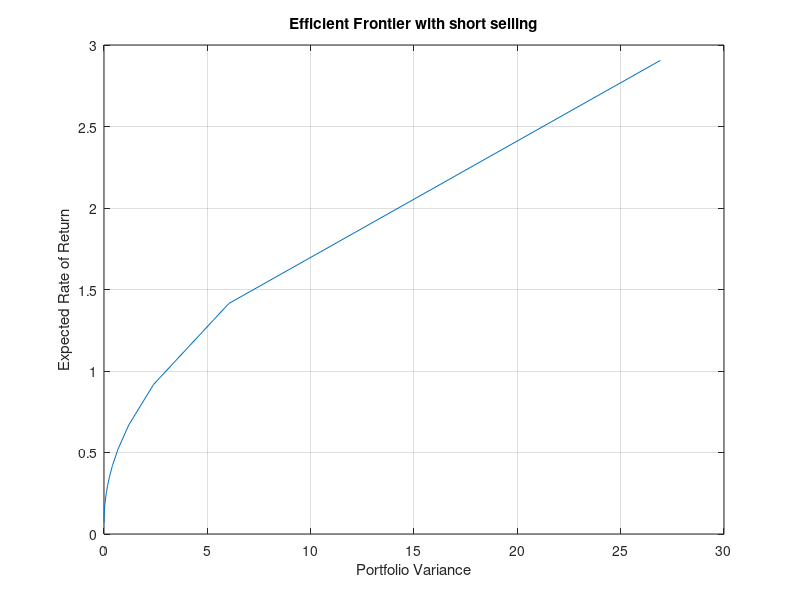

This figure's MATLAB source:
% Define the covariance matrix (given in Table 1, multiplied by 10^-2)
Sigma = [4.01, -1.19, 0.60, 0.74, -0.21; 
         -1.19, 1.12, 0.21, -0.54, 0.55; 
         0.60, 0.21, 3.31, 0.77, 0.29; 
         0.74, -0.54, 0.77, 3.74, -1.04; 
         -0.21, 0.55, 0.29, -1.04, 2.6] * 1e-2;

% Define the expected rates of return (given in Table 1)
expected_returns = [13.0; 4.4; 12.1; 7.1; 11.7] / 100; % converted to decimal

% Define the number of assets
n = length(expected_returns);

% Range of alpha values
alphas = 0.05:0.05:1;

% Initialize arrays to store results
efficient_frontier_returns = zeros(length(alphas), 1);
efficient_frontier_variances = zeros(length(alphas), 1);

% Loop over alpha values
for k = 1:length(alphas)
    alpha = alphas(k);
    
    % Define the matrices Aeq and beq for the equality constraints
    Aeq = ones(1, n);
    beq = 1;
    
    % Initial point (equal allocation to all assets)
    x0 = ones(5, 1) / 5;

    % Define the options for the quadprog function
    options = optimset('Algorithm', 'active-set', 'Display', 'off');

    % Solve the quadratic program using MATLAB with an initial point (allowing short selling)
    w = quadprog(alpha * 2 * Sigma, -(1 - alpha) * expected_returns, [], [], Aeq, beq, [], [], x0, options);
    
    % Calculate portfolio variance
    portfolio_variance = w' * Sigma * w;
    
    % Store results
    efficient_frontier_returns(k) = sum(expected_returns' * w);
    efficient_frontier_variances(k) = portfolio_variance;
end

% Plot the efficient frontier
figure;
plot(efficient_frontier_variances, efficient_frontier_returns);
title('Efficient Frontier with short selling');
xlabel('Portfolio Variance');
ylabel('Expected Rate of Return');
grid on;
